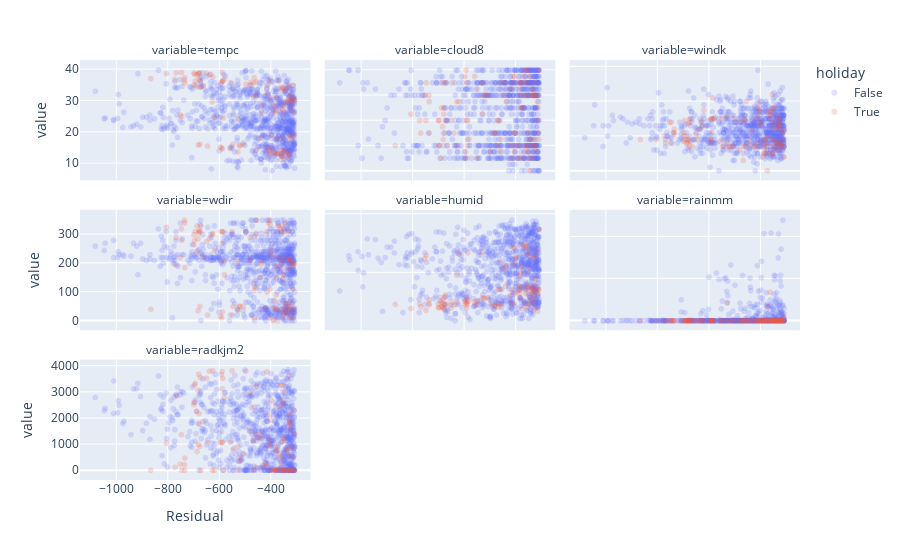

Notebook source saved alongside this figure:
### Code cell
fulldf = df.merge(predictions, on='datetime').set_index('datetime').sort_index()
threshold = fulldf['Residual'].quantile(0.025)
worst_preds = fulldf[fulldf['Residual'] < threshold].reset_index()
worst_preds['time'] = worst_preds['hour'].astype('str').str.rjust(2, '0') + \
    worst_preds['minute'].astype('str').str.rjust(2, '0')
worst_preds.sort_values('time', inplace=True)
worst_plot_df = worst_preds[
    ['Residual', 'tempc', 'cloud8', 'windk', 'wdir', 'holiday',
    'humid', 'rainmm', 'radkjm2']].melt(id_vars=['Residual', 'holiday'])
    
fig = px.scatter(worst_plot_df, x='Residual', y='value', color='holiday',
    facet_col='variable', facet_col_wrap=3, opacity=0.2)
fig.update_yaxes(matches=None)
fig.show()

### Figure 1 — Plotly figure (JSON) as saved in the notebook; plotly's stock layout.template omitted (floating-point values rounded to 4 significant figures; data arrays with more than 128 entries replaced by an {"elided": "..."} marker saying what was removed)
{"data": [{"hovertemplate": "holiday=False<br>variable=tempc<br>Residual=%{x}<br>value=%{y}<extra></extra>", "legendgroup": "False", "marker": {"color": "#636efa", "opacity": 0.2, "symbol": "circle"}, "mode": "markers", "name": "False", "showlegend": true, "type": "scattergl", "x": {"elided": "832 float values"}, "xaxis": "x7", "y": {"elided": "832 float values"}, "yaxis": "y7"}, {"hovertemplate": "holiday=False<br>variable=cloud8<br>Residual=%{x}<br>value=%{y}<extra></extra>", "legendgroup": "False", "marker": {"color": "#636efa", "opacity": 0.2, "symbol": "circle"}, "mode": "markers", "name": "False", "showlegend": false, "type": "scattergl", "x": {"elided": "832 float values"}, "xaxis": "x8", "y": {"elided": "832 float values"}, "yaxis": "y8"}, {"hovertemplate": "holiday=False<br>variable=windk<br>Residual=%{x}<br>value=%{y}<extra></extra>", "legendgroup": "False", "marker": {"color": "#636efa", "opacity": 0.2, "symbol": "circle"}, "mode": "markers", "name": "False", "showlegend": false, "type": "scattergl", "x": {"elided": "832 float values"}, "xaxis": "x9", "y": {"elided": "832 float values"}, "yaxis": "y9"}, {"hovertemplate": "holiday=False<br>variable=wdir<br>Residual=%{x}<br>value=%{y}<extra></extra>", "legendgroup": "False", "marker": {"color": "#636efa", "opacity": 0.2, "symbol": "circle"}, "mode": "markers", "name": "False", "showlegend": false, "type": "scattergl", "x": {"elided": "832 float values"}, "xaxis": "x4", "y": {"elided": "832 int values"}, "yaxis": "y4"}, {"hovertemplate": "holiday=False<br>variable=humid<br>Residual=%{x}<br>value=%{y}<extra></extra>", "legendgroup": "False", "marker": {"color": "#636efa", "opacity": 0.2, "symbol": "circle"}, "mode": "markers", "name": "False", "showlegend": false, "type": "scattergl", "x": {"elided": "832 float values"}, "xaxis": "x5", "y": {"elided": "832 float values"}, "yaxis": "y5"}, {"hovertemplate": "holiday=False<br>variable=rainmm<br>Residual=%{x}<br>value=%{y}<extra></extra>", "legendgroup": "False", "marker": {"color": "#636efa", "opacity": 0.2, "symbol": "circle"}, "mode": "markers", "name": "False", "showlegend": false, "type": "scattergl", "x": {"elided": "832 float values"}, "xaxis": "x6", "y": {"elided": "832 float values"}, "yaxis": "y6"}, {"hovertemplate": "holiday=False<br>variable=radkjm2<br>Residual=%{x}<br>value=%{y}<extra></extra>", "legendgroup": "False", "marker": {"color": "#636efa", "opacity": 0.2, "symbol": "circle"}, "mode": "markers", "name": "False", "showlegend": false, "type": "scattergl", "x": {"elided": "832 float values"}, "xaxis": "x", "y": {"elided": "832 int values"}, "yaxis": "y"}, {"hovertemplate": "holiday=True<br>variable=tempc<br>Residual=%{x}<br>value=%{y}<extra></extra>", "legendgroup": "True", "marker": {"color": "#EF553B", "opacity": 0.2, "symbol": "circle"}, "mode": "markers", "name": "True", "showlegend": true, "type": "scattergl", "x": [-311.4, -383.6, -348.8, -330.4, -317.9, -307.3, -309.4, -338.1, -323.9, -403.0, -353.6, -312.2, -463.8, -579.2, -350.3, -333.4, -381.8, -344.5, -315.4, -586.7, -526.6, -360.4, -692.9, -587.3, -672.8, -679.1, -328.6, -556.5, -590.4, -624.6, -413.8, -397.8, -380.0, -637.4, -496.1, -325.7, -594.7, -404.5, -326.8, -644.7, -588.3, -549.5, -453.8, -397.2, -342.8, -649.0, -681.5, -591.9, -695.3, -354.8, -306.0, -351.1, -585.5, -674.1, -682.0, -350.7, -401.6, -455.3, -545.8, -478.0, -505.8, -406.8, -324.6, -440.4, -767.0, -697.7, -369.1, -697.8, -520.5, -375.5, -519.0, -687.3, -677.7, -323.1, -360.6, -436.9, -676.6, -663.6, -419.6, -746.2, -358.3, -479.8, -804.6, -382.7, -329.8, -464.5, -371.2, -685.7, -330.5, -379.0, -313.0, -733.8, -358.8, -334.1, -734.8, -751.0, -413.3, -771.0, -457.0, -433.3, -865.5, -359.4, -465.1, -378.8, -402.2, -733.2, -377.9, -670.5, -626.2, -345.8, -325.9, -745.0, -389.2, -618.3, -353.1, -349.5, -583.3, -527.4], "xaxis": "x7", "y": [26.3, 26.2, 28.35, 30.5, 30.4, 30.1, 29.9, 33.35, 31.8, 36.45, 12, 34.9, 37.4, 36.85, 34.35, 11.85, 12.7, 33.8, 17.5, 36.3, 13.65, 34.3, 36.35, 14.6, 36.4, 37, 34.9, 14.75, 14.9, 37.6, 35, 18.9, 27.9, 38.35, 35.3, 18.75, 15.2, 14.5, 18.6, 15.5, 39.1, 35.6, 14.3, 14.85, 13.65, 38.8, 15.8, 35.95, 38.5, 13, 19.3, 14, 36.3, 16.1, 38.75, 18.1, 13, 36.1, 16.05, 35.9, 16, 13, 30, 18, 39, 38.9, 13, 35.15, 15.75, 17.8, 15.5, 34.4, 38.8, 27.8, 13, 28.65, 38.95, 34.75, 14.9, 39.1, 14.3, 35.1, 38.7, 13.55, 29.5, 35.75, 36.4, 38.3, 12.8, 13.15, 30.95, 37.45, 33.55, 13.5, 36.6, 25.5, 32.6, 36.85, 31.85, 26.25, 37.1, 11.1, 31.1, 27, 30.9, 35.75, 30.7, 34.4, 29.7, 29.65, 13.1, 25, 28.6, 24.8, 27.4, 26.2, 24.6, 24.5], "yaxis": "y7"}, {"hovertemplate": "holiday=True<br>variable=cloud8<br>Residual=%{x}<br>value=%{y}<extra></extra>", "legendgroup": "True", "marker": {"color": "#EF553B", "opacity": 0.2, "symbol": "circle"}, "mode": "markers", "name": "True", "showlegend": false, "type": "scattergl", "x": [-311.4, -383.6, -348.8, -330.4, -317.9, -307.3, -309.4, -338.1, -323.9, -403.0, -353.6, -312.2, -463.8, -579.2, -350.3, -333.4, -381.8, -344.5, -315.4, -586.7, -526.6, -360.4, -692.9, -587.3, -672.8, -679.1, -328.6, -556.5, -590.4, -624.6, -413.8, -397.8, -380.0, -637.4, -496.1, -325.7, -594.7, -404.5, -326.8, -644.7, -588.3, -549.5, -453.8, -397.2, -342.8, -649.0, -681.5, -591.9, -695.3, -354.8, -306.0, -351.1, -585.5, -674.1, -682.0, -350.7, -401.6, -455.3, -545.8, -478.0, -505.8, -406.8, -324.6, -440.4, -767.0, -697.7, -369.1, -697.8, -520.5, -375.5, -519.0, -687.3, -677.7, -323.1, -360.6, -436.9, -676.6, -663.6, -419.6, -746.2, -358.3, -479.8, -804.6, -382.7, -329.8, -464.5, -371.2, -685.7, -330.5, -379.0, -313.0, -733.8, -358.8, -334.1, -734.8, -751.0, -413.3, -771.0, -457.0, -433.3, -865.5, -359.4, -465.1, -378.8, -402.2, -733.2, -377.9, -670.5, -626.2, -345.8, -325.9, -745.0, -389.2, -618.3, -353.1, -349.5, -583.3, -527.4], "xaxis": "x8", "y": [5, 2, 1.5, 1, 1.5, 2.5, 3, 2.5, 2, 3, 6, 4, 4, 2.5, 2, 6.5, 7, 0, 6, 1, 7, 1.5, 2, 7, 3, 2.5, 2.5, 7.5, 8, 2, 2, 2, 7, 3, 1.5, 2, 7.5, 7.5, 2, 7, 4, 1, 7, 3, 7.5, 4, 7, 1.5, 4, 8, 8, 8, 2, 7, 3.5, 7, 7.5, 2.5, 6.5, 3, 6, 7, 6, 6, 3, 4, 7.5, 2, 6, 7, 6, 1, 5, 7, 8, 7, 4.5, 2, 6.5, 4, 7, 3, 4.5, 6.5, 6, 4, 5, 5, 6, 6, 5.5, 5.5, 2, 6, 6, 6, 1, 4, 1.5, 5.5, 2, 6, 2, 5, 1.5, 3, 1, 4, 5.5, 1, 6, 7, 1, 5.5, 2, 3, 4, 4.5], "yaxis": "y8"}, {"hovertemplate": "holiday=True<br>variable=windk<br>Residual=%{x}<br>value=%{y}<extra></extra>", "legendgroup": "True", "marker": {"color": "#EF553B", "opacity": 0.2, "symbol": "circle"}, "mode": "markers", "name": "True", "showlegend": false, "type": "scattergl", "x": [-311.4, -383.6, -348.8, -330.4, -317.9, -307.3, -309.4, -338.1, -323.9, -403.0, -353.6, -312.2, -463.8, -579.2, -350.3, -333.4, -381.8, -344.5, -315.4, -586.7, -526.6, -360.4, -692.9, -587.3, -672.8, -679.1, -328.6, -556.5, -590.4, -624.6, -413.8, -397.8, -380.0, -637.4, -496.1, -325.7, -594.7, -404.5, -326.8, -644.7, -588.3, -549.5, -453.8, -397.2, -342.8, -649.0, -681.5, -591.9, -695.3, -354.8, -306.0, -351.1, -585.5, -674.1, -682.0, -350.7, -401.6, -455.3, -545.8, -478.0, -505.8, -406.8, -324.6, -440.4, -767.0, -697.7, -369.1, -697.8, -520.5, -375.5, -519.0, -687.3, -677.7, -323.1, -360.6, -436.9, -676.6, -663.6, -419.6, -746.2, -358.3, -479.8, -804.6, -382.7, -329.8, -464.5, -371.2, -685.7, -330.5, -379.0, -313.0, -733.8, -358.8, -334.1, -734.8, -751.0, -413.3, -771.0, -457.0, -433.3, -865.5, -359.4, -465.1, -378.8, -402.2, -733.2, -377.9, -670.5, -626.2, -345.8, -325.9, -745.0, -389.2, -618.3, -353.1, -349.5, -583.3, -527.4], "xaxis": "x9", "y": [7, 5, 9, 13, 13.5, 11.5, 9, 12, 12, 16, 18, 11, 15, 15, 12.5, 8, 8, 14, 7, 15, 8, 15, 14.5, 8, 14, 13.5, 15.5, 8.5, 9, 13, 15, 13, 5, 12, 15, 14, 9, 19.5, 15, 9, 11, 15, 20, 14, 18.5, 10.5, 8, 15, 10, 17, 4, 22, 15, 7, 9, 9, 17.5, 14.5, 7, 14, 7, 18, 13, 9, 8, 8.5, 17, 11, 7, 9.5, 7, 8, 9, 8, 16, 7.5, 8.5, 7, 7, 8, 7, 6, 9, 6.5, 7.5, 3, 0, 10, 6, 7, 7, 10.5, 5, 8, 11, 14, 7, 10, 7, 11.5, 9, 17, 7, 9, 8, 12, 9, 15, 14.5, 6.5, 8, 14, 4, 17.5, 4.5, 5, 21, 15.5], "yaxis": "y9"}, {"hovertemplate": "holiday=True<br>variable=wdir<br>Residual=%{x}<br>value=%{y}<extra></extra>", "legendgroup": "True", "marker": {"color": "#EF553B", "opacity": 0.2, "symbol": "circle"}, "mode": "markers", "name": "True", "showlegend": false, "type": "scattergl", "x": [-311.4, -383.6, -348.8, -330.4, -317.9, -307.3, -309.4, -338.1, -323.9, -403.0, -353.6, -312.2, -463.8, -579.2, -350.3, -333.4, -381.8, -344.5, -315.4, -586.7, -526.6, -360.4, -692.9, -587.3, -672.8, -679.1, -328.6, -556.5, -590.4, -624.6, -413.8, -397.8, -380.0, -637.4, -496.1, -325.7, -594.7, -404.5, -326.8, -644.7, -588.3, -549.5, -453.8, -397.2, -342.8, -649.0, -681.5, -591.9, -695.3, -354.8, -306.0, -351.1, -585.5, -674.1, -682.0, -350.7, -401.6, -455.3, -545.8, -478.0, -505.8, -406.8, -324.6, -440.4, -767.0, -697.7, -369.1, -697.8, -520.5, -375.5, -519.0, -687.3, -677.7, -323.1, -360.6, -436.9, -676.6, -663.6, -419.6, -746.2, -358.3, -479.8, -804.6, -382.7, -329.8, -464.5, -371.2, -685.7, -330.5, -379.0, -313.0, -733.8, -358.8, -334.1, -734.8, -751.0, -413.3, -771.0, -457.0, -433.3, -865.5, -359.4, -465.1, -378.8, -402.2, -733.2, -377.9, -670.5, -626.2, -345.8, -325.9, -745.0, -389.2, -618.3, -353.1, -349.5, -583.3, -527.4], "xaxis": "x4", "y": [190, 70, 65, 60, 60, 45, 30, 25, 10, 10, 210, 10, 10, 160, 160, 40, 40, 310, 200, 310, 35, 310, 310, 30, 310, 305, 310, 20, 10, 300, 310, 230, 220, 285, 310, 220, 15, 350, 210, 20, 270, 310, 350, 245, 340, 275, 35, 310, 280, 330, 200, 220, 310, 50, 285, 145, 335, 300, 50, 290, 50, 340, 210, 150, 290, 300, 330, 265, 50, 150, 50, 240, 310, 210, 320, 195, 315, 225, 45, 320, 40, 210, 325, 45, 185, 105, 0, 330, 50, 40, 110, 340, 180, 30, 350, 220, 100, 195, 115, 205, 40, 200, 130, 190, 110, 185, 90, 330, 305, 45, 40, 280, 0, 245, 15, 30, 210, 205], "yaxis": "y4"}, {"hovertemplate": "holiday=True<br>variable=humid<br>Residual=%{x}<br>value=%{y}<extra></extra>", "legendgroup": "True", "marker": {"color": "#EF553B", "opacity": 0.2, "symbol": "circle"}, "mode": "markers", "name": "True", "showlegend": false, "type": "scattergl", "x": [-311.4, -383.6, -348.8, -330.4, -317.9, -307.3, -309.4, -338.1, -323.9, -403.0, -353.6, -312.2, -463.8, -579.2, -350.3, -333.4, -381.8, -344.5, -315.4, -586.7, -526.6, -360.4, -692.9, -587.3, -672.8, -679.1, -328.6, -556.5, -590.4, -624.6, -413.8, -397.8, -380.0, -637.4, -496.1, -325.7, -594.7, -404.5, -326.8, -644.7, -588.3, -549.5, -453.8, -397.2, -342.8, -649.0, -681.5, -591.9, -695.3, -354.8, -306.0, -351.1, -585.5, -674.1, -682.0, -350.7, -401.6, -455.3, -545.8, -478.0, -505.8, -406.8, -324.6, -440.4, -767.0, -697.7, -369.1, -697.8, -520.5, -375.5, -519.0, -687.3, -677.7, -323.1, -360.6, -436.9, -676.6, -663.6, -419.6, -746.2, -358.3, -479.8, -804.6, -382.7, -329.8, -464.5, -371.2, -685.7, -330.5, -379.0, -313.0, -733.8, -358.8, -334.1, -734.8, -751.0, -413.3, -771.0, -457.0, -433.3, -865.5, -359.4, -465.1, -378.8, -402.2, -733.2, -377.9, -670.5, -626.2, -345.8, -325.9, -745.0, -389.2, -618.3, -353.1, -349.5, -583.3, -527.4], "xaxis": "x5", "y": [32, 39, 36.5, 34, 34.5, 35.5, 36, 27, 19, 23.5, 72, 17, 23, 26, 20.5, 36.5, 32, 24, 69, 29, 28.5, 23, 29, 25, 29, 27, 23, 25, 25, 25, 24, 63, 47, 22.5, 23.5, 63, 25, 58, 63, 25, 20, 23, 59, 63.5, 65, 20, 24, 23, 20, 71, 87, 66, 23, 23, 20.5, 52, 71.5, 22.5, 26, 22, 29, 72, 33, 53, 21, 20.5, 73.5, 23.5, 28.5, 55.5, 28, 25, 20, 45, 75, 38.5, 19, 23.5, 30, 18, 32, 22, 19.5, 35, 32.5, 20.5, 19, 21, 38, 37.5, 40.5, 22.5, 36, 37, 24, 62, 35, 23.5, 35.5, 56, 23, 72, 36, 50, 32, 27, 28, 31, 48, 31, 28, 65, 34, 66, 37, 40, 67, 68], "yaxis": "y5"}, {"hovertemplate": "holiday=True<br>variable=rainmm<br>Residual=%{x}<br>value=%{y}<extra></extra>", "legendgroup": "True", "marker": {"color": "#EF553B", "opacity": 0.2, "symbol": "circle"}, "mode": "markers", "name": "True", "showlegend": false, "type": "scattergl", "x": [-311.4, -383.6, -348.8, -330.4, -317.9, -307.3, -309.4, -338.1, -323.9, -403.0, -353.6, -312.2, -463.8, -579.2, -350.3, -333.4, -381.8, -344.5, -315.4, -586.7, -526.6, -360.4, -692.9, -587.3, -672.8, -679.1, -328.6, -556.5, -590.4, -624.6, -413.8, -397.8, -380.0, -637.4, -496.1, -325.7, -594.7, -404.5, -326.8, -644.7, -588.3, -549.5, -453.8, -397.2, -342.8, -649.0, -681.5, -591.9, -695.3, -354.8, -306.0, -351.1, -585.5, -674.1, -682.0, -350.7, -401.6, -455.3, -545.8, -478.0, -505.8, -406.8, -324.6, -440.4, -767.0, -697.7, -369.1, -697.8, -520.5, -375.5, -519.0, -687.3, -677.7, -323.1, -360.6, -436.9, -676.6, -663.6, -419.6, -746.2, -358.3, -479.8, -804.6, -382.7, -329.8, -464.5, -371.2, -685.7, -330.5, -379.0, -313.0, -733.8, -358.8, -334.1, -734.8, -751.0, -413.3, -771.0, -457.0, -433.3, -865.5, -359.4, -465.1, -378.8, -402.2, -733.2, -377.9, -670.5, -626.2, -345.8, -325.9, -745.0, -389.2, -618.3, -353.1, -349.5, -583.3, -527.4], "xaxis": "x6", "y": [0, 0, 0, 0, 0, 0, 0, 0, 0, 0, 0, 0, 0, 0, 0, 0, 0, 0, 0, 0, 0, 0, 0, 0, 0, 0, 0, 0, 0, 0, 0, 0, 0, 0, 0, 0, 0, 0, 0, 0, 0, 0, 0, 0.015, 0, 0, 0, 0, 0, 0, 0.07, 0, 0, 0, 0, 0, 0.005, 0, 0, 0, 0, 0.01, 0, 0, 0, 0, 0.345, 0, 0, 0, 0, 0, 0, 0, 0.68, 0, 0, 0, 0, 0, 0, 0, 0, 0, 0, 0, 0, 0, 0, 0, 0, 0, 0, 0, 0, 0, 0, 0, 0, 0, 0, 0.01, 0, 0, 0, 0, 0, 0, 0, 0, 0, 0, 0, 0, 0, 0, 0, 0.425], "yaxis": "y6"}, {"hovertemplate": "holiday=True<br>variable=radkjm2<br>Residual=%{x}<br>value=%{y}<extra></extra>", "legendgroup": "True", "marker": {"color": "#EF553B", "opacity": 0.2, "symbol": "circle"}, "mode": "markers", "name": "True", "showlegend": false, "type": "scattergl", "x": [-311.4, -383.6, -348.8, -330.4, -317.9, -307.3, -309.4, -338.1, -323.9, -403.0, -353.6, -312.2, -463.8, -579.2, -350.3, -333.4, -381.8, -344.5, -315.4, -586.7, -526.6, -360.4, -692.9, -587.3, -672.8, -679.1, -328.6, -556.5, -590.4, -624.6, -413.8, -397.8, -380.0, -637.4, -496.1, -325.7, -594.7, -404.5, -326.8, -644.7, -588.3, -549.5, -453.8, -397.2, -342.8, -649.0, -681.5, -591.9, -695.3, -354.8, -306.0, -351.1, -585.5, -674.1, -682.0, -350.7, -401.6, -455.3, -545.8, -478.0, -505.8, -406.8, -324.6, -440.4, -767.0, -697.7, -369.1, -697.8, -520.5, -375.5, -519.0, -687.3, -677.7, -323.1, -360.6, -436.9, -676.6, -663.6, -419.6, -746.2, -358.3, -479.8, -804.6, -382.7, -329.8, -464.5, -371.2, -685.7, -330.5, -379.0, -313.0, -733.8, -358.8, -334.1, -734.8, -751.0, -413.3, -771.0, -457.0, -433.3, -865.5, -359.4, -465.1, -378.8, -402.2, -733.2, -377.9, -670.5, -626.2, -345.8, -325.9, -745.0, -389.2, -618.3, -353.1, -349.5, -583.3, -527.4], "xaxis": "x", "y": [0, 0, 0, 0, 0, 0, 0, 765, 1780, 2120, 2510, 2350, 2440, 2780, 2685, 670, 790, 3020, 880, 3120, 930, 3250, 3340, 1070, 3560, 3690, 3630, 1070, 1070, 3820, 3780, 1920, 2470, 3805, 3800, 1875, 1065, 1220, 1830, 1060, 3790, 3820, 1370, 2700, 1230, 3530, 990, 3675, 3270, 1090, 1400, 3260, 3530, 920, 3070, 1210, 1010, 3245, 775, 2960, 630, 930, 2150, 1220, 2870, 2520, 610, 2610, 495, 955, 360, 2260, 2170, 1600, 290, 1345, 1770, 1870, 220, 1370, 80, 1480, 1045, 40, 855, 1130, 780, 720, 0, 0, 510, 470, 520, 0, 220, 240, 240, 110, 120, 120, 0, 0, 0, 0, 0, 0, 0, 0, 0, 0, 0, 0, 0, 0, 0, 0, 0, 0], "yaxis": "y"}], "layout": {"annotations": [{"font": {}, "showarrow": false, "text": "variable=radkjm2", "x": 0.16, "xanchor": "center", "xref": "paper", "y": 0.2867, "yanchor": "bottom", "yref": "paper"}, {"font": {}, "showarrow": false, "text": "variable=wdir", "x": 0.16, "xanchor": "center", "xref": "paper", "y": 0.6433, "yanchor": "bottom", "yref": "paper"}, {"font": {}, "showarrow": false, "text": "variable=humid", "x": 0.5, "xanchor": "center", "xref": "paper", "y": 0.6433, "yanchor": "bottom", "yref": "paper"}, {"font": {}, "showarrow": false, "text": "variable=rainmm", "x": 0.84, "xanchor": "center", "xref": "paper", "y": 0.6433, "yanchor": "bottom", "yref": "paper"}, {"font": {}, "showarrow": false, "text": "variable=tempc", "x": 0.16, "xanchor": "center", "xref": "paper", "y": 1.0, "yanchor": "bottom", "yref": "paper"}, {"font": {}, "showarrow": false, "text": "variable=cloud8", "x": 0.5, "xanchor": "center", "xref": "paper", "y": 1.0, "yanchor": "bottom", "yref": "paper"}, {"font": {}, "showarrow": false, "text": "variable=windk", "x": 0.84, "xanchor": "center", "xref": "paper", "y": 1.0, "yanchor": "bottom", "yref": "paper"}], "legend": {"title": {"text": "holiday"}, "tracegroupgap": 0}, "margin": {"t": 60}, "xaxis": {"anchor": "y", "domain": [0, 0.32], "title": {"text": "Residual"}}, "xaxis2": {"anchor": "y2", "domain": [0.34, 0.66], "matches": "x", "title": {"text": "Residual"}}, "xaxis3": {"anchor": "y3", "domain": [0.68, 1.0], "matches": "x", "title": {"text": "Residual"}}, "xaxis4": {"anchor": "y4", "domain": [0, 0.32], "matches": "x", "showticklabels": false}, "xaxis5": {"anchor": "y5", "domain": [0.34, 0.66], "matches": "x", "showticklabels": false}, "xaxis6": {"anchor": "y6", "domain": [0.68, 1.0], "matches": "x", "showticklabels": false}, "xaxis7": {"anchor": "y7", "domain": [0, 0.32], "matches": "x", "showticklabels": false}, "xaxis8": {"anchor": "y8", "domain": [0.34, 0.66], "matches": "x", "showticklabels": false}, "xaxis9": {"anchor": "y9", "domain": [0.68, 1.0], "matches": "x", "showticklabels": false}, "yaxis": {"anchor": "x", "domain": [0, 0.2867], "title": {"text": "value"}}, "yaxis2": {"anchor": "x2", "domain": [0, 0.2867], "showticklabels": false}, "yaxis3": {"anchor": "x3", "domain": [0, 0.2867], "showticklabels": false}, "yaxis4": {"anchor": "x4", "domain": [0.3567, 0.6433], "title": {"text": "value"}}, "yaxis5": {"anchor": "x5", "domain": [0.3567, 0.6433], "showticklabels": false}, "yaxis6": {"anchor": "x6", "domain": [0.3567, 0.6433], "showticklabels": false}, "yaxis7": {"anchor": "x7", "domain": [0.7133, 1.0], "title": {"text": "value"}}, "yaxis8": {"anchor": "x8", "domain": [0.7133, 1.0], "showticklabels": false}, "yaxis9": {"anchor": "x9", "domain": [0.7133, 1.0], "showticklabels": false}}}
